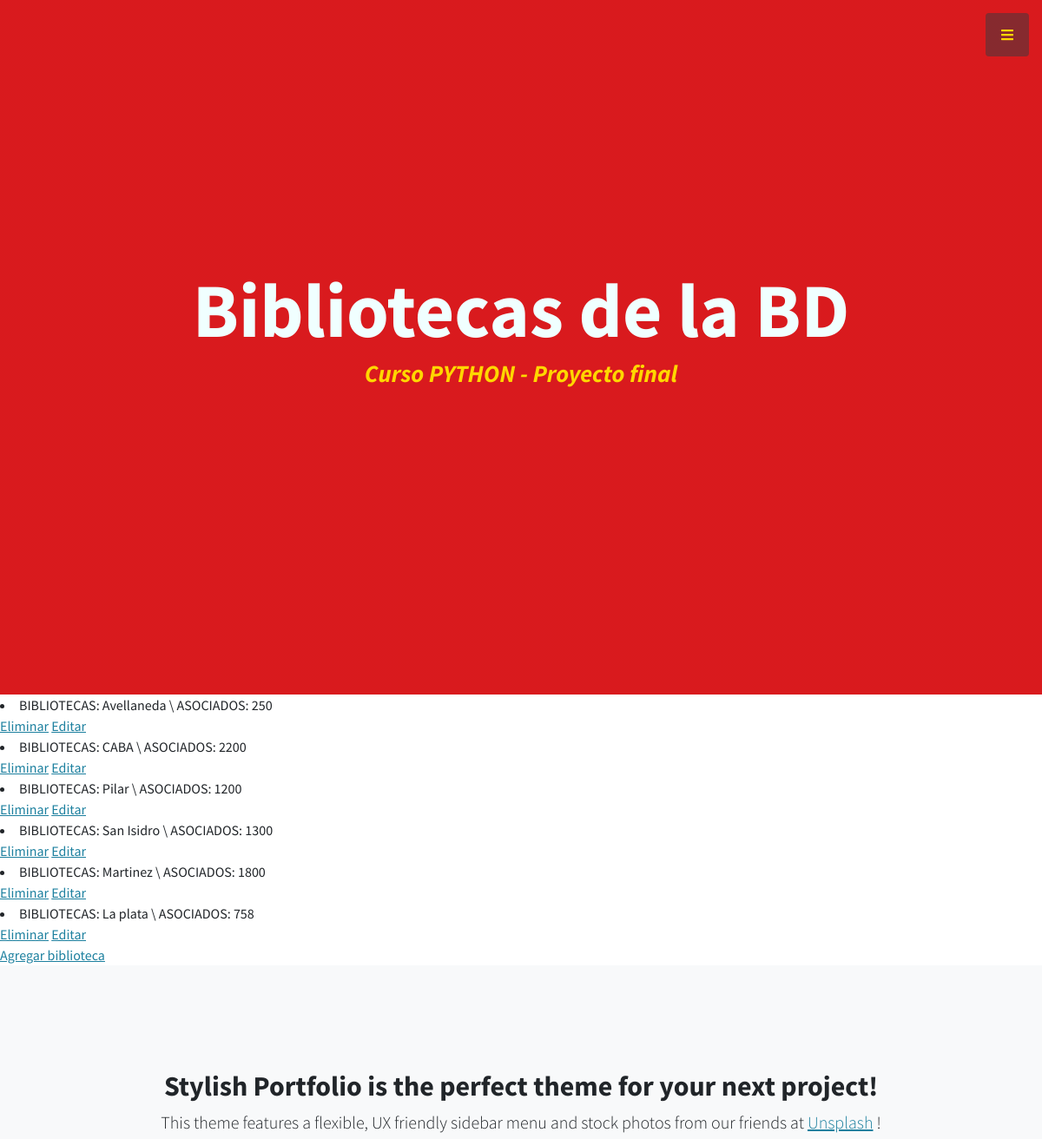
/App1/leerBibliotecas (signed in, upper part), run on an earlier commit of the app's database.
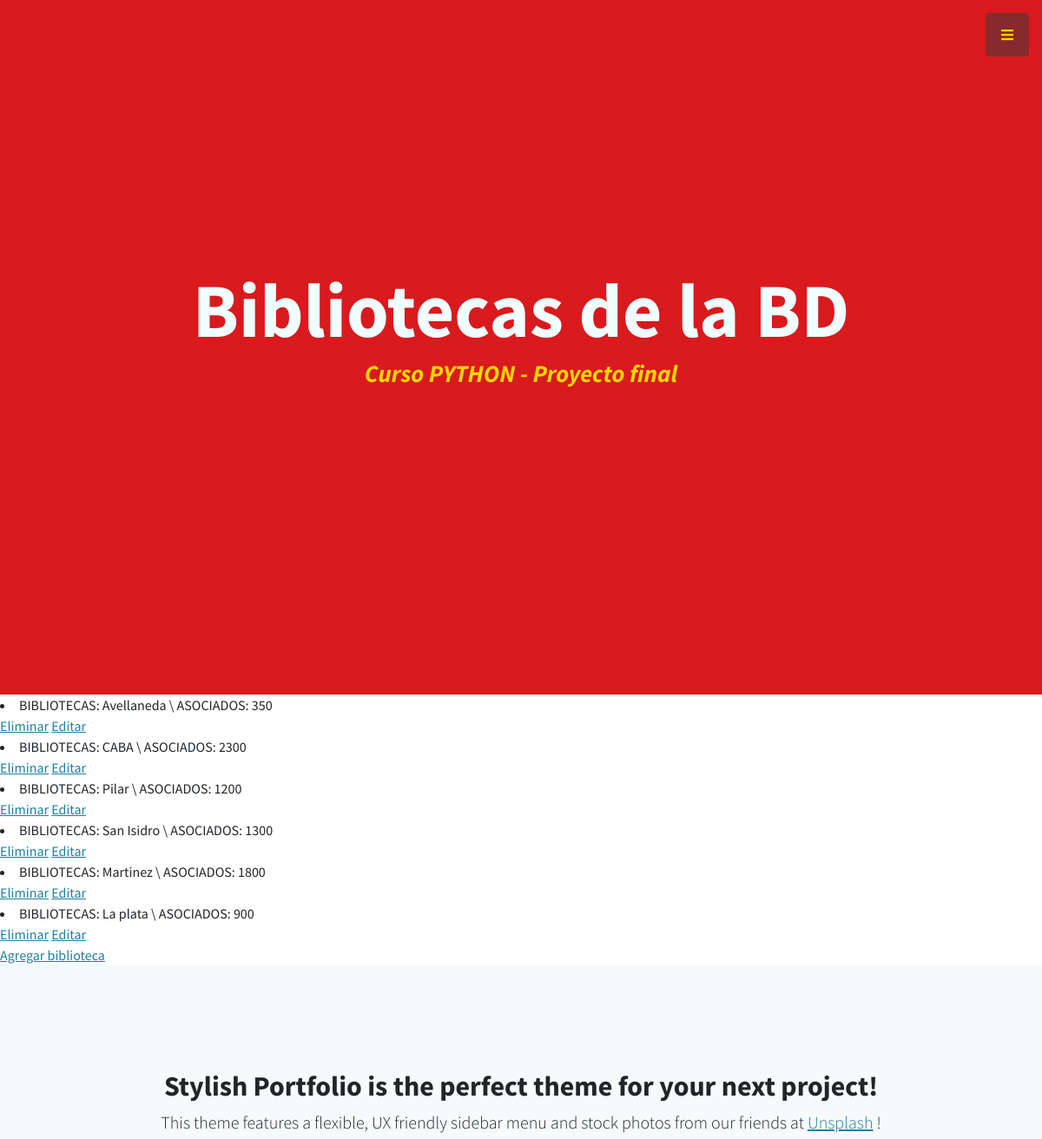
And on a later commit of the database.
### App1/models.py (models this page shows)
class Bibliotecas (models.Model):
     ubicacion = models.CharField(max_length=60)
     nroAsociados = models.IntegerField()
     def __str__(self):
        return f"BIBLIOTECAS: {self.ubicacion} \ ASOCIADOS: {self.nroAsociados}"

### App1/views.py (the view)
# urls.py: path('leerBibliotecas', views.leerBibliotecas, name="LeerBibliotecas"),
@login_required
def leerBibliotecas(request):
    bibliotecas = Bibliotecas.objects.all()
    dir = {"bibliotecas":bibliotecas}
    return render(request, "App1/leerBibliotecas.html", dir)

### App1/templates/App1/leerBibliotecas.html
{% extends "App1/padre.html" %}
{% load static %}
{% block contenido2 %}
    <h1 class="mb-1" style="color: azure;"> Bibliotecas de la BD <br> </h1>
{% endblock %}
{% block contenido %}
{% for b in bibliotecas %}
    <li> {{ b }} </li>
    <a href="{% url 'EliminarBibliotecas' b.ubicacion %}">Eliminar</a>
    <a href="{% url 'EditarBibliotecas' b.ubicacion %}">Editar</a>
    <br>
{% endfor %}
<a href="{% url 'BibliotecasFormulario'%}"> Agregar biblioteca </a>
{% endblock %}

### App1/templates/App1/padre.html (shortened to what this page needs)
<!DOCTYPE html>
<html lang="en">
    <head>
        {% load static %}
        <link href="https://cdnjs.cloudflare.com/ajax/libs/simple-line-icons/2.5.5/css/simple-line-icons.min.css" rel="stylesheet" />
        <link href="{% static 'App1/css/styles.css' %}" rel="stylesheet" />
    </head>
    <body id="page-top">
        <a class="menu-toggle rounded" href="#" style="color: gold;"><i class="fas fa-bars"></i></a>
        <header class="masthead d-flex align-items-center">
            <div class="container px-4 px-lg-5 text-center">
                {% block contenido2 %}
                {% endblock %}
                <h3 class="mb-5" style="color: gold;"><em> Curso PYTHON - Proyecto final</em></h3>
            </div>
        </header>
        {% block contenido %}
        {% endblock %}
        <section class="content-section bg-light" id="about">
            <div class="container px-4 px-lg-5 text-center">
                <div class="row gx-4 gx-lg-5 justify-content-center">
                    <div class="col-lg-10">
                        <h2>Stylish Portfolio is the perfect theme for your next project!</h2>
                        <p class="lead mb-5">
                            This theme features a flexible, UX friendly sidebar menu and stock photos from our friends at
                            <a href="https://unsplash.com/">Unsplash</a>
                            !
                        </p>
                    </div>
                </div>
            </div>
        </section>
    </body>
</html>

What changed in the data, as far as the page shows it:
changed Bibliotecas: ubicacion+nroAsociados "BIBLIOTECAS: Avellaneda \\ ASOCIADOS: 250" → "BIBLIOTECAS: Avellaneda \\ ASOCIADOS: 350"
changed Bibliotecas: ubicacion+nroAsociados "BIBLIOTECAS: CABA \\ ASOCIADOS: 2200" → "BIBLIOTECAS: CABA \\ ASOCIADOS: 2300"
changed Bibliotecas: ubicacion+nroAsociados "BIBLIOTECAS: La plata \\ ASOCIADOS: 758" → "BIBLIOTECAS: La plata \\ ASOCIADOS: 900"
